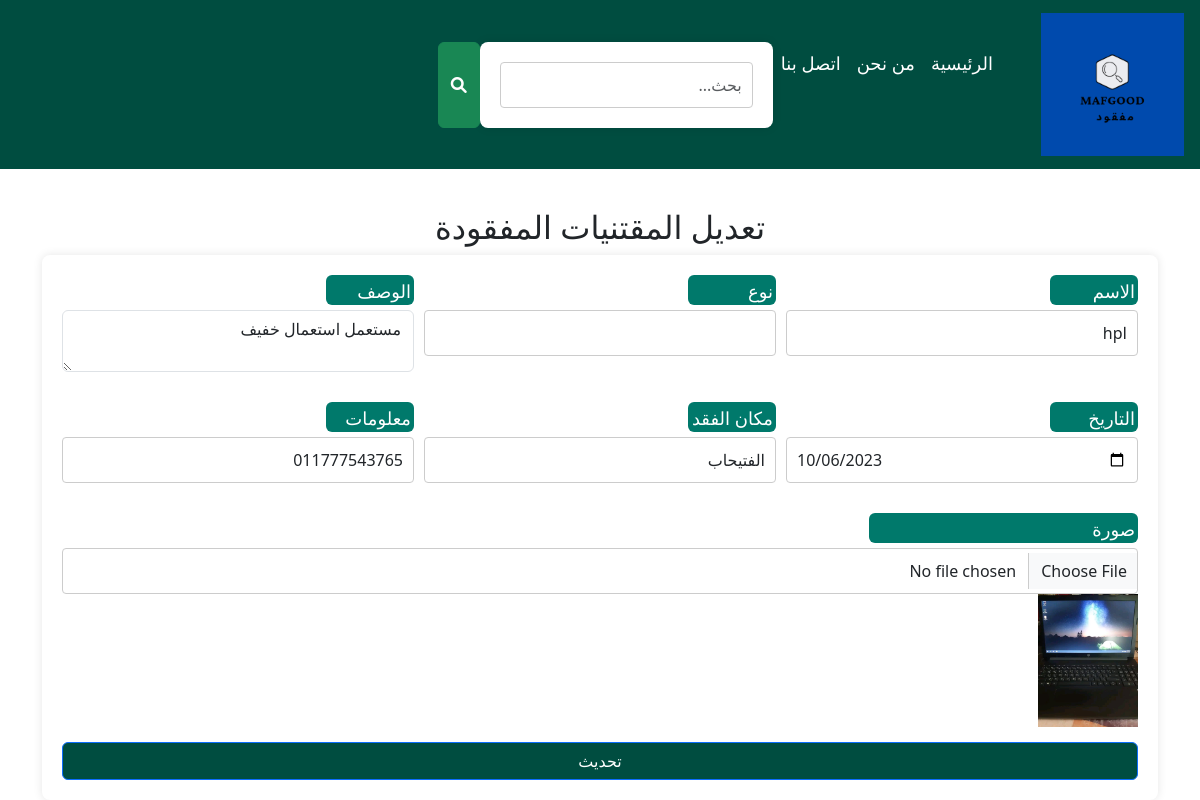
The app's page /edit_found_others.php?id=7001 (signed in) with its own data.
### tables this page shows
CREATE TABLE `found_others` (
  `id` int(11) NOT NULL,
  `name` varchar(100) NOT NULL,
  `other_type` varchar(100) NOT NULL,
  `description` text NOT NULL,
  `date` date NOT NULL,
  `location` varchar(100) DEFAULT NULL,
  `contact` varchar(255) NOT NULL,
  `image` varchar(255) NOT NULL,
  `user_id` int(11) DEFAULT NULL
);

### edit_found_others.php (the view, shortened to what this page needs)
<?php
include('config.php');
if (isset($_GET['id'])) {
    $id = $_GET['id'];
    $result = mysqli_query($con, "SELECT * FROM found_others WHERE id='$id'");
    $row = mysqli_fetch_array($result);
} else {
    header("Location: view_found_others.php");
    exit;
}
?>
<!DOCTYPE html>
<html lang="ar">
<head>
    <link rel="stylesheet" href="display.css">
    <link rel="stylesheet" href="bootstrap/css/bootstrap.min.css">
    <link rel="stylesheet" href="https://cdnjs.cloudflare.com/ajax/libs/font-awesome/6.0.0-beta3/css/all.min.css">
</head>
<body>
<nav class="navbar navbar-expand-lg" style="background-color:#004d40;">
    <a class="navbar-brand" href="home_page.php">
    <img src="images/website/logo.png" alt="Logo image" id="logo-img" class="d-inline-block align-top">
    </a>
    <div class="collapse navbar-collapse" id="navbarNav">
        <ul class="navbar-nav">
            <li class="nav-item"><a class="nav-link" href="home_page.php">الرئيسية</a></li>
            <li class="nav-item"><a class="nav-link" href="we.html">من نحن</a></li>
            <li class="nav-item"><a class="nav-link" href="connect.php">اتصل بنا</a></li>
            <li>
            <li class="nav-item">
            <form  method="post" action="search.php" class="d-flex">
                        <input type="text" name="query" class="form-control search-bar" placeholder="بحث..." style="padding:nane">
    </li>
                        <button type="submit" class="btn btn-success search-button"><i class="fas fa-search"></i></button>
            </li>
        </ul>
    </div>
</nav>
    <div class="container">
        <h2 class="text-center mt-4">تعديل المقتنيات المفقودة</h2>
        <form action="" method="post" enctype="multipart/form-data">
            <div class="form-group" style="display: flex; gap: 10px;">
            <div style="flex: 1;">
                <label for="name">الاسم</label>
                <input type="text" name="name" class="form-control" value="<?php echo $row['name']; ?>" required>
            </div>
            <div style="flex: 1;">
                <label for="name"> نوع المقتنى</label>
                <input type="text" id="other_type" name="other_type" required>
            </div>
            <div style="flex: 1;">
                <label for="description">الوصف</label>
                <textarea name="description" class="form-control" required><?php echo $row['description']; ?></textarea>
            </div>
            </div>
            <div class="form-group" style="display: flex; gap: 10px;">
            <div style="flex: 1;">
                <label for="date">التاريخ</label>
                <input type="date" name="date" class="form-control" value="<?php echo $row['date']; ?>" required>
            </div>
            <div style="flex: 1;">
                <label for="location">مكان الفقد</label>
                <input type="text" name="location" class="form-control" value="<?php echo $row['location']; ?>" required>
            </div>
            <div style="flex: 1;">
            <label for="contact"  class="lab">معلومات الاتصال</label>
                <input type="text" name="contact" class="form-control" value="<?php echo $row['contact']; ?>" required>
            </div>
            </div>
            <div class="form-group">
                <label for="image">صورة</label>
                <input type="file" name="image" class="form-control">
                <img src="<?php echo $row['image']; ?>" width="100" alt="Document Image">
            </div>
            <button type="submit" name="update" class="btn btn-primary btn-block laa ">تحديث</button>
        </form>
    </div>
</body>
</html>

### display.css (style rules this page uses)
body { background-color: #e0f7fa; font-family: 'Cairo', sans-serif; direction: rtl; text-align: center; margin: 0; padding: 0; display: flex; flex-direction: column; min-height: 100vh; justify-content: space-between; }
body { direction: rtl; }
.navbar-nav .nav-link { color: white !important; font-size: 18px; }
.navbar-nav { justify-content: left; }
.container { max-width: 1200px; margin: 0 auto; padding: 0 10px; }
form { background-color: #ffffff; padding: 20px; border-radius: 8px; box-shadow: 0 0 10px rgba(0, 0, 0, 0.1); }
form div { margin-bottom: 15px; }
form label { display: block; margin-bottom: 5px; background-color:#00796b; font-size: 18px; color: white; height: 30px; width: 25%; border-radius: 6px; padding: 3px; }
form input[type="text"], form input[type="date"], form input[type="file"], form button, form select { width: 100%; padding: 10px; border: 1px solid #ccc; border-radius: 4px; font-size: 16px; }

### edit_found_others.php (style rules this page uses)
.laa { background-color: #004d40; color: white; }

### records on screen
found_others: name "اhp", description "مستعمل استعمال خفيف", date "10/06/2023", location "الفتيحاب", contact "011777543765", image (picture)
